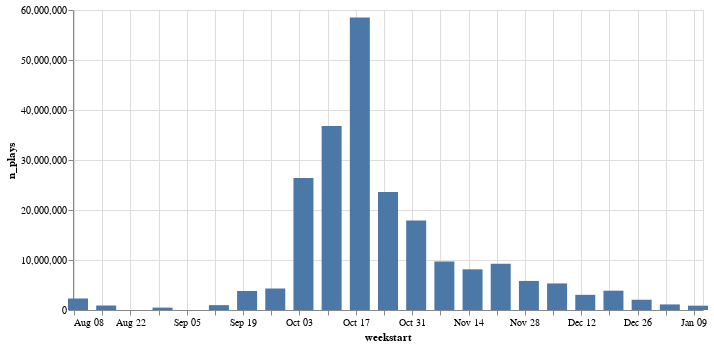

Notebook code for this chart:
### Code cell
alt.Chart(weekly_plays).mark_bar(width=20).encode(
    x='weekstart:T',
    y='n_plays'
).properties(width=630)

### Figure 1 — Vega-Lite specification as saved in the notebook (floating-point values rounded to 4 significant figures)
{"config": {"view": {"continuousWidth": 400, "continuousHeight": 300}}, "data": {"name": "data-e09559fe73217ed51e0a8c02143d1561"}, "mark": {"type": "bar", "width": 20}, "encoding": {"x": {"field": "weekstart", "type": "temporal"}, "y": {"field": "n_plays", "type": "quantitative"}}, "width": 630, "$schema": "https://vega.github.io/schema/vega-lite/v4.17.0.json", "datasets": {"data-e09559fe73217ed51e0a8c02143d1561": [{"weekstart": "2021-08-09T00:00:00", "n_plays": 2300000}, {"weekstart": "2021-08-16T00:00:00", "n_plays": 900300}, {"weekstart": "2021-08-30T00:00:00", "n_plays": 477600}, {"weekstart": "2021-09-13T00:00:00", "n_plays": 973000}, {"weekstart": "2021-09-20T00:00:00", "n_plays": 3800000}, {"weekstart": "2021-09-27T00:00:00", "n_plays": 4300000}, {"weekstart": "2021-10-04T00:00:00", "n_plays": 26400000}, {"weekstart": "2021-10-11T00:00:00", "n_plays": 36800000}, {"weekstart": "2021-10-18T00:00:00", "n_plays": 58500000}, {"weekstart": "2021-10-25T00:00:00", "n_plays": 23600000}, {"weekstart": "2021-11-01T00:00:00", "n_plays": 17900000}, {"weekstart": "2021-11-08T00:00:00", "n_plays": 9700000}, {"weekstart": "2021-11-15T00:00:00", "n_plays": 8133500}, {"weekstart": "2021-11-22T00:00:00", "n_plays": 9232000}, {"weekstart": "2021-11-29T00:00:00", "n_plays": 5814800}, {"weekstart": "2021-12-06T00:00:00", "n_plays": 5314500}, {"weekstart": "2021-12-13T00:00:00", "n_plays": 3034800}, {"weekstart": "2021-12-20T00:00:00", "n_plays": 3862700}, {"weekstart": "2021-12-27T00:00:00", "n_plays": 2051000}, {"weekstart": "2022-01-03T00:00:00", "n_plays": 1114600}, {"weekstart": "2022-01-10T00:00:00", "n_plays": 865400}]}}
